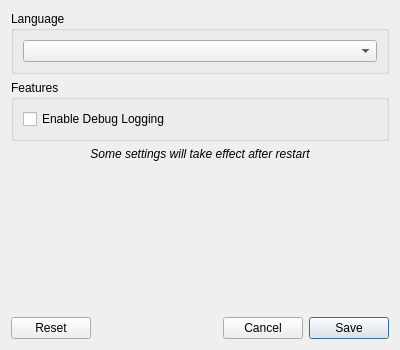
<?xml version="1.0" encoding="UTF-8"?>
<ui version="4.0">
 <class>SettingsDialog</class>
 <widget class="QDialog" name="SettingsDialog">
  <property name="geometry">
   <rect>
    <x>0</x>
    <y>0</y>
    <width>400</width>
    <height>350</height>
   </rect>
  </property>
  <property name="windowTitle">
   <string>Settings</string>
  </property>
  <layout class="QVBoxLayout" name="mainLayout">
   <item>
    <widget class="QGroupBox" name="langGroup">
     <property name="title">
      <string>Language</string>
     </property>
     <layout class="QVBoxLayout" name="langLayout">
      <item>
       <widget class="QComboBox" name="languageCombo"/>
      </item>
     </layout>
    </widget>
   </item>
   
   <item>
    <widget class="QGroupBox" name="featGroup">
     <property name="title">
      <string>Features</string>
     </property>
     <layout class="QVBoxLayout" name="featLayout">
      
      <item>
       <widget class="QCheckBox" name="enableLoggingCheck">
        <property name="text">
         <string>Enable Debug Logging</string>
        </property>
       </widget>
      </item>
     </layout>
    </widget>
   </item>
   <item>
    <widget class="QLabel" name="restartLabel">
     <property name="text">
      <string>&lt;i&gt;Some settings will take effect after restart&lt;/i&gt;</string>
     </property>
     <property name="alignment">
      <set>Qt::AlignCenter</set>
     </property>
    </widget>
   </item>
   <item>
    <spacer name="verticalSpacer">
     <property name="orientation">
      <enum>Qt::Vertical</enum>
     </property>
     <property name="sizeHint" stdset="0">
      <size>
       <width>20</width>
       <height>40</height>
      </size>
     </property>
    </spacer>
   </item>
   <item>
    <layout class="QHBoxLayout" name="btnLayout">
     <item>
      <widget class="QPushButton" name="resetButton">
       <property name="text">
        <string>Reset</string>
       </property>
      </widget>
     </item>
     <item>
      <spacer name="horizontalSpacer">
       <property name="orientation">
        <enum>Qt::Horizontal</enum>
       </property>
       <property name="sizeHint" stdset="0">
        <size>
         <width>40</width>
         <height>20</height>
        </size>
       </property>
      </spacer>
     </item>
     <item>
      <widget class="QPushButton" name="cancelButton">
       <property name="text">
        <string>Cancel</string>
       </property>
      </widget>
     </item>
     <item>
      <widget class="QPushButton" name="saveButton">
       <property name="text">
        <string>Save</string>
       </property>
       <property name="default">
        <bool>true</bool>
       </property>
      </widget>
     </item>
    </layout>
   </item>
  </layout>
 </widget>
 <resources/>
 <connections>
  <connection>
   <sender>cancelButton</sender>
   <signal>clicked()</signal>
   <receiver>SettingsDialog</receiver>
   <slot>reject()</slot>
   <hints>
    <hint type="sourcelabel">
     <x>286</x>
     <y>326</y>
    </hint>
    <hint type="destinationlabel">
     <x>199</x>
     <y>174</y>
    </hint>
   </hints>
  </connection>
 </connections>
</ui>
